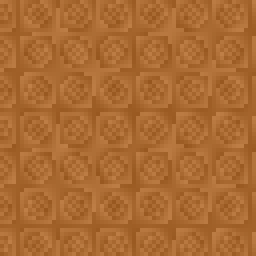
#> input picture art/plaster_procedural.png, 64 x 64 px (shown 4 times larger)
$ python face_comb.py ../art/plaster_procedural.png
#> lines starting #> are read from the running program, lines starting #| are printed output that depends on the picture
#!/usr/bin/env python3
# Copyright 2026 PilferedParrot contributors. SPDX-License-Identifier: Apache-2.0
"""Comb-stripe measure for rendered wall faces: horizontal over vertical luma-gradient energy in a pixel box.

A plain rock face is isotropic (ratio about 1; mid-99 b1 reads 0.96). Alternating thin light/dark columns, the picket/comb
class from a ragged rim's steps, push it to 2.4-2.9 (100-t0 on the pre-fix frames). Gate: ratio < 1.5 on each face box.
Usage: face_comb.py IMAGE X0 Y0 X1 Y1
"""
import sys
import numpy as np
from PIL import Image
def metric(path, box):
#> called with path = '../art/plaster_procedural.png', box = ()
    im=np.asarray(Image.open(path).convert('L')).astype(float)
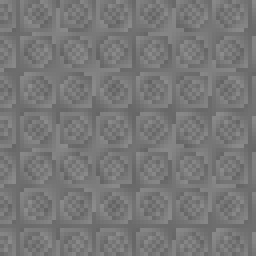
#> im: shape (64, 64) float64 (shown 4 times larger); min 100, max 140, mean 119.4
#> (the run stopped early here; a loop or call above may not have finished)
